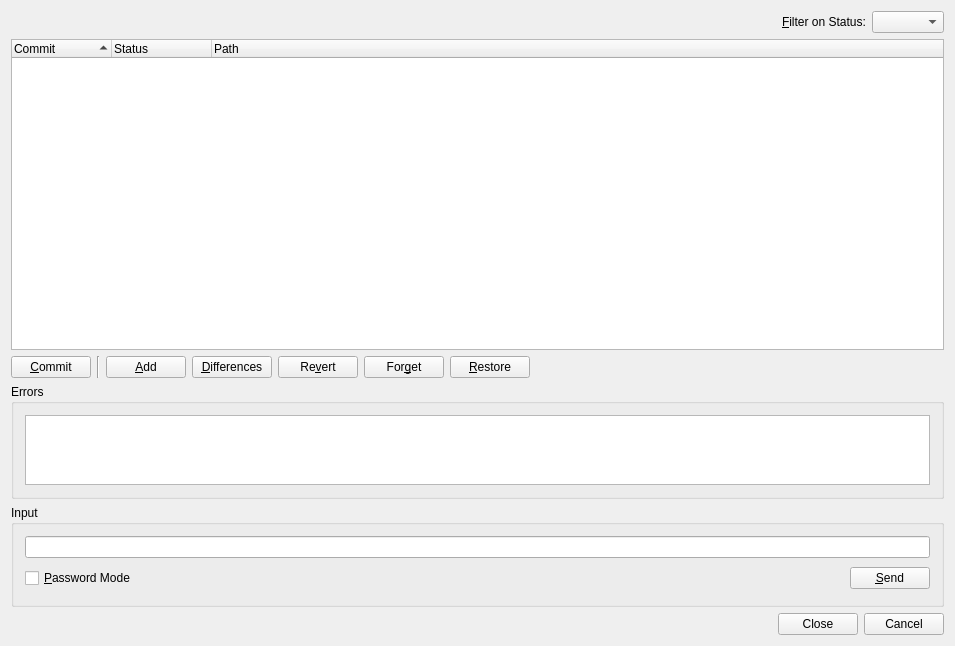
<?xml version="1.0" encoding="UTF-8"?>
<ui version="4.0">
 <class>HgStatusDialog</class>
 <widget class="QWidget" name="HgStatusDialog">
  <property name="geometry">
   <rect>
    <x>0</x>
    <y>0</y>
    <width>955</width>
    <height>646</height>
   </rect>
  </property>
  <property name="windowTitle">
   <string>Mercurial Status</string>
  </property>
  <property name="whatsThis">
   <string>&lt;b&gt;Mercurial Status&lt;/b&gt;
&lt;p&gt;This dialog shows the status of the selected file or project.&lt;/p&gt;</string>
  </property>
  <layout class="QVBoxLayout" name="verticalLayout">
   <item>
    <layout class="QHBoxLayout" name="horizontalLayout_2">
     <item>
      <spacer name="horizontalSpacer_2">
       <property name="orientation">
        <enum>Qt::Horizontal</enum>
       </property>
       <property name="sizeHint" stdset="0">
        <size>
         <width>40</width>
         <height>20</height>
        </size>
       </property>
      </spacer>
     </item>
     <item>
      <widget class="QLabel" name="label">
       <property name="text">
        <string>&amp;Filter on Status:</string>
       </property>
       <property name="buddy">
        <cstring>statusFilterCombo</cstring>
       </property>
      </widget>
     </item>
     <item>
      <widget class="QComboBox" name="statusFilterCombo">
       <property name="toolTip">
        <string>Select the status of entries to be shown</string>
       </property>
       <property name="sizeAdjustPolicy">
        <enum>QComboBox::AdjustToContents</enum>
       </property>
      </widget>
     </item>
    </layout>
   </item>
   <item>
    <widget class="QTreeWidget" name="statusList">
     <property name="sizePolicy">
      <sizepolicy hsizetype="Expanding" vsizetype="Expanding">
       <horstretch>0</horstretch>
       <verstretch>3</verstretch>
      </sizepolicy>
     </property>
     <property name="alternatingRowColors">
      <bool>true</bool>
     </property>
     <property name="selectionMode">
      <enum>QAbstractItemView::ExtendedSelection</enum>
     </property>
     <property name="rootIsDecorated">
      <bool>false</bool>
     </property>
     <property name="sortingEnabled">
      <bool>true</bool>
     </property>
     <column>
      <property name="text">
       <string>Commit</string>
      </property>
     </column>
     <column>
      <property name="text">
       <string>Status</string>
      </property>
     </column>
     <column>
      <property name="text">
       <string>Path</string>
      </property>
     </column>
    </widget>
   </item>
   <item>
    <layout class="QHBoxLayout" name="horizontalLayout">
     <item>
      <widget class="QPushButton" name="commitButton">
       <property name="toolTip">
        <string>Commit the selected changes</string>
       </property>
       <property name="text">
        <string>&amp;Commit</string>
       </property>
      </widget>
     </item>
     <item>
      <widget class="Line" name="buttonsLine">
       <property name="orientation">
        <enum>Qt::Vertical</enum>
       </property>
      </widget>
     </item>
     <item>
      <widget class="QPushButton" name="addButton">
       <property name="toolTip">
        <string>Add the selected entries to the repository</string>
       </property>
       <property name="text">
        <string>&amp;Add</string>
       </property>
      </widget>
     </item>
     <item>
      <widget class="QPushButton" name="diffButton">
       <property name="toolTip">
        <string>Show differences of the selected entries to the repository</string>
       </property>
       <property name="text">
        <string>&amp;Differences</string>
       </property>
      </widget>
     </item>
     <item>
      <widget class="QPushButton" name="revertButton">
       <property name="toolTip">
        <string>Revert the selected entries to the last revision in the repository</string>
       </property>
       <property name="text">
        <string>Re&amp;vert</string>
       </property>
      </widget>
     </item>
     <item>
      <widget class="QPushButton" name="forgetButton">
       <property name="toolTip">
        <string>Forget about the selected missing entries</string>
       </property>
       <property name="text">
        <string>For&amp;get</string>
       </property>
      </widget>
     </item>
     <item>
      <widget class="QPushButton" name="restoreButton">
       <property name="toolTip">
        <string>Restore the selected missing entries from the repository</string>
       </property>
       <property name="text">
        <string>&amp;Restore</string>
       </property>
      </widget>
     </item>
     <item>
      <spacer name="horizontalSpacer">
       <property name="orientation">
        <enum>Qt::Horizontal</enum>
       </property>
       <property name="sizeHint" stdset="0">
        <size>
         <width>40</width>
         <height>20</height>
        </size>
       </property>
      </spacer>
     </item>
    </layout>
   </item>
   <item>
    <widget class="QGroupBox" name="errorGroup">
     <property name="sizePolicy">
      <sizepolicy hsizetype="Preferred" vsizetype="Expanding">
       <horstretch>0</horstretch>
       <verstretch>1</verstretch>
      </sizepolicy>
     </property>
     <property name="title">
      <string>Errors</string>
     </property>
     <layout class="QVBoxLayout">
      <item>
       <widget class="QTextEdit" name="errors">
        <property name="readOnly">
         <bool>true</bool>
        </property>
        <property name="acceptRichText">
         <bool>false</bool>
        </property>
       </widget>
      </item>
     </layout>
    </widget>
   </item>
   <item>
    <widget class="QGroupBox" name="inputGroup">
     <property name="title">
      <string>Input</string>
     </property>
     <layout class="QGridLayout">
      <item row="1" column="1">
       <spacer>
        <property name="orientation">
         <enum>Qt::Horizontal</enum>
        </property>
        <property name="sizeType">
         <enum>QSizePolicy::Expanding</enum>
        </property>
        <property name="sizeHint" stdset="0">
         <size>
          <width>327</width>
          <height>29</height>
         </size>
        </property>
       </spacer>
      </item>
      <item row="1" column="2">
       <widget class="QPushButton" name="sendButton">
        <property name="toolTip">
         <string>Press to send the input to the hg process</string>
        </property>
        <property name="text">
         <string>&amp;Send</string>
        </property>
        <property name="shortcut">
         <string>Alt+S</string>
        </property>
       </widget>
      </item>
      <item row="0" column="0" colspan="3">
       <widget class="QLineEdit" name="input">
        <property name="toolTip">
         <string>Enter data to be sent to the hg process</string>
        </property>
       </widget>
      </item>
      <item row="1" column="0">
       <widget class="QCheckBox" name="passwordCheckBox">
        <property name="toolTip">
         <string>Select to switch the input field to password mode</string>
        </property>
        <property name="text">
         <string>&amp;Password Mode</string>
        </property>
        <property name="shortcut">
         <string>Alt+P</string>
        </property>
       </widget>
      </item>
     </layout>
    </widget>
   </item>
   <item>
    <widget class="QDialogButtonBox" name="buttonBox">
     <property name="orientation">
      <enum>Qt::Horizontal</enum>
     </property>
     <property name="standardButtons">
      <set>QDialogButtonBox::Cancel|QDialogButtonBox::Close</set>
     </property>
    </widget>
   </item>
  </layout>
 </widget>
 <layoutdefault spacing="6" margin="11"/>
 <pixmapfunction>qPixmapFromMimeSource</pixmapfunction>
 <tabstops>
  <tabstop>statusFilterCombo</tabstop>
  <tabstop>statusList</tabstop>
  <tabstop>commitButton</tabstop>
  <tabstop>addButton</tabstop>
  <tabstop>diffButton</tabstop>
  <tabstop>revertButton</tabstop>
  <tabstop>forgetButton</tabstop>
  <tabstop>restoreButton</tabstop>
  <tabstop>errors</tabstop>
  <tabstop>input</tabstop>
  <tabstop>passwordCheckBox</tabstop>
  <tabstop>sendButton</tabstop>
  <tabstop>buttonBox</tabstop>
 </tabstops>
 <resources/>
 <connections/>
</ui>
